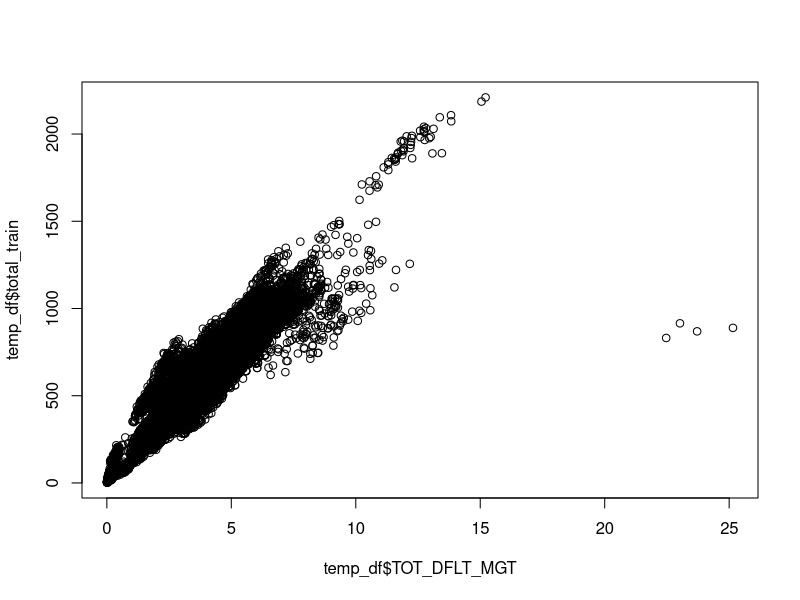
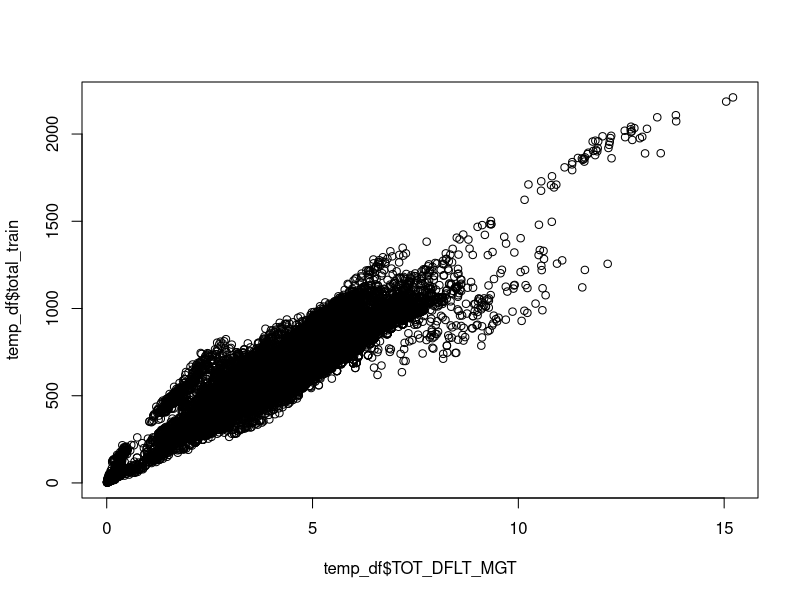
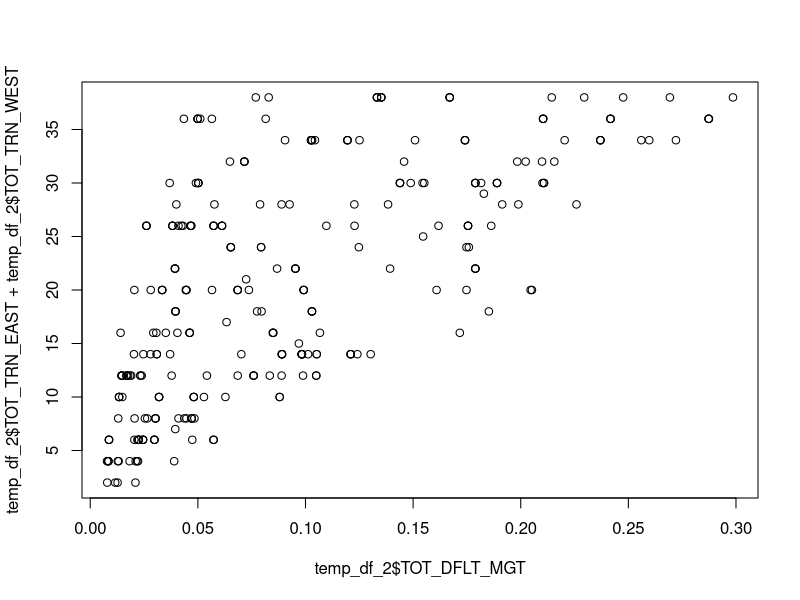
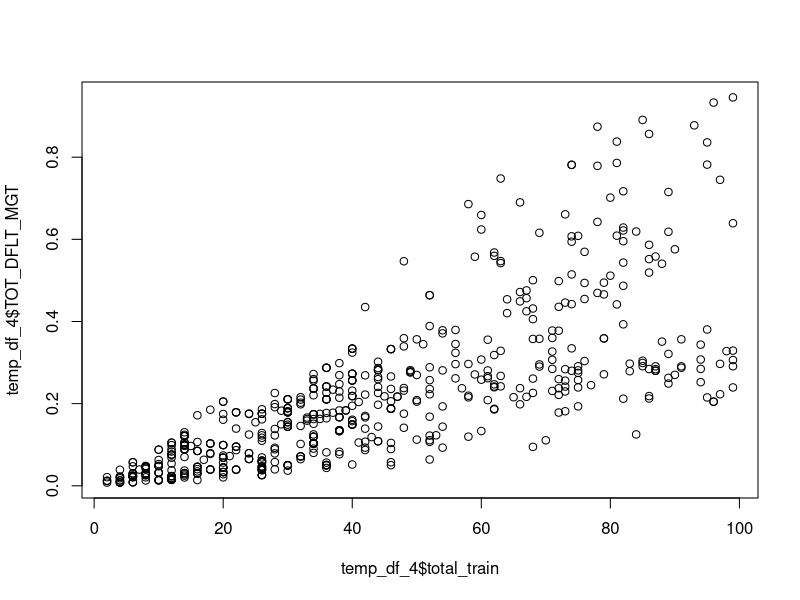
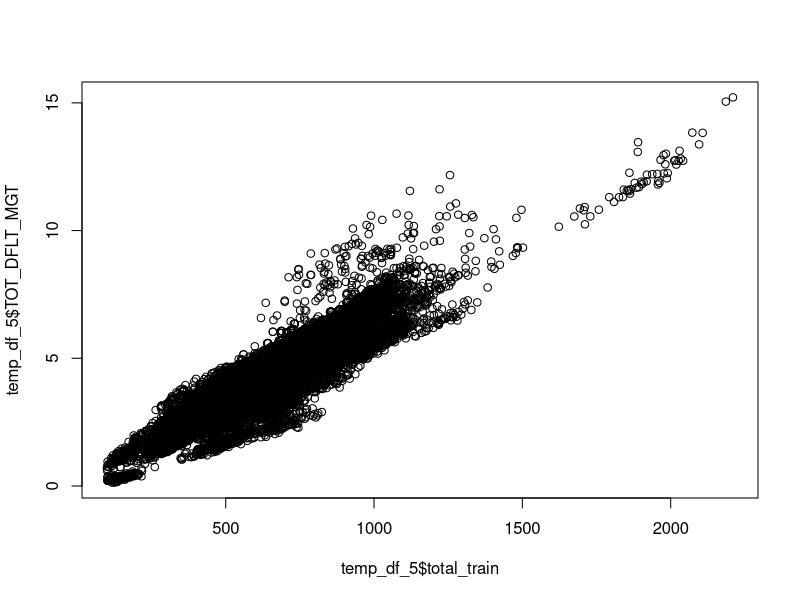

The R script that drew these images, in order: (Note: this script raises an error after producing the figures.)
training=read.csv('training.csv')
tonnage=read.csv('tonnage.csv')
inspect_data=read.csv('Inspection.csv')

#$$$$$$$$$$$$$$ first we will look at the tonnage data
summary(tonnage)
# Year as we can see that minimum year is 2007 and maximum is 2014 whoch is the case in the data also so looks good
# Month  As we can verify that there is no problem with the month data
# line segment number is also looking good as its minimum is 1 and max is 4 which we can verify from the data
# MILe_post_start_and_end also looks good and we can verify that min mile_post_start is less that min mile_post_end  and the same can be assured in the case of max also which should be the case
# TOT_CAR_EAST_&_TOT_CAR_WEST_&_TOT_TRN_EAST_&_TOT_TRN_WEST In these 4 columns we can observe that in all the columns the minimum is zero and also the 1st quartile is 0 which says that 
# atleast 25% data has zero entries and we can see that for TOT_DFLT_MGT we have minimum 0.000206 and 1st quartile as 3.720816 which shows us that there is something wrong with these columns
# so we would like to see those columns

temp_df=tonnage[,c(1,2,7:11)]
View(temp_df)
temp_df=temp_df[order(temp_df$YEAR,temp_df$MONTH),]
View(temp_df)
# here we can see that in year 2007 and 2008 all the data on TOT_CAR_EAST_&_TOT_CAR_WEST_&_TOT_TRN_EAST_&_TOT_TRN_WEST is zero i.e. there is no movement in this period but we can observe that we are given data on 
##TOT_DFLT_MGT for year 2007 and 2008 which clearly says that there weight had passed without passing any train which is not correct so we will treat these values as missing values
## we can also see that in year 2009 data on TOT_CAR_EAST_&_TOT_CAR_WEST is missing upto month of april so we will take these values as missing values. We will try to imput these values using some techniques.

# now we will collect those data ponit on which we have no zeros
temp_df=subset(temp_df,temp_df$TOT_CAR_EAST!=0 & temp_df$TOT_CAR_WEST!=0 & temp_df$TOT_TRN_EAST!=0 & temp_df$TOT_TRN_WEST!=0)
View(temp_df)
dim(temp_df) ## 25356  7 which shows that 25356 data points have all the values 
cor(temp_df[,3:7])
## here in the output we can see hogh correlation between TOT_CAR_EAST and TOT_CAR_WEST but we can see in the data that there are too much occurances where both TOT_CAR_EAST and TOT_CAR_WEST are simultaneously zeros
## So we can not use this as pediction criteria
## Again we can see that almost 0.5 correlation coefficient in TOT_DFLT_MGT with TOT_TRN_EAST and TOT_TRN_WEST which may be useful
### But I want to make sure that these all are linear relationship 
#### As a guess I want to see the correlation of TOT_TRN_EAST+TOT_TRN_WEST with TOT_DFLT_MGT
temp_df=data.frame(temp_df,total_train=temp_df$TOT_TRN_EAST+temp_df$TOT_TRN_WEST)
View(temp_df)
cor(temp_df$TOT_DFLT_MGT,temp_df$total_train)
# 0.9148062 which shows a high linear relationship in between TOT_DFLT_MGT and total_train so we can use this fact in our missing value imputation method
## so here we can decide that instead of using TOT_TRN_EAST,TOT_TRN_WEST,TOT_CAR_EAST and TOT_CAR_WEST as independent variables we will use only one variable
### total_train as it is not so bad as we have used the information on TOT_TRN_EAST and TOT_TRN_WEST and we know that TOT_TRN and TOT_CAR are dependent 
#### As the TOT_CAR is the number of waigens however TOT_TRN is the number of trains i.e. on TARIN contains too many cars
plot(temp_df$TOT_DFLT_MGT,temp_df$total_train)
## Here in the plot we can observe that there are some outlairs thay are 4 in count
### We awnt to remove them 
temp_df=subset(temp_df,temp_df$TOT_DFLT_MGT<20)
plot(temp_df$TOT_DFLT_MGT,temp_df$total_train) ## Yes outlairs removed Party.....Abhi to ...
# Now I would like to see that is there any values for which are total trains is low but tonnage is extremly high
temp_df_2=subset(temp_df,temp_df$TOT_TRN_EAST<20 & temp_df$TOT_TRN_WEST<20)
View(temp_df_2)
plot(temp_df_2$TOT_DFLT_MGT,temp_df_2$TOT_TRN_EAST+temp_df_2$TOT_TRN_WEST)
# in the plot we can see that there are no outlier
temp_df_1=subset(tonnage,tonnage$TOT_CAR_EAST==0| tonnage$TOT_CAR_WEST==0 | tonnage$TOT_TRN_EAST==0 | tonnage$TOT_TRN_WEST==0)
View(temp_df_1) ## 11462 entries have atleast one 0 in thier last five columns
## This temp_df_1 is complement of temp_df is we mix them then we will get the whole data
# so we have to predict the values of total train for given TOT_DFLT_MGT in temp_df_1
### So we will fit a linear regression model in by taking total train as depeandent variable and TOT_DFLT_MGT as indepandent variable 
fit=lm(temp_df$total_train~temp_df$TOT_DFLT_MGT)
summary(fit)
## In summary we can see that we are getting Adjusted R-squared as 0.8515 meaning that we are able to capture 85% of variation in the data
### In the summary we can see that intercept term is 96.722 meaning that our model will give atleast 96 total train even if we have no trains are moving
### Form here we got an inspiration that we can devide the whole data into two parts and after that use regression line
temp_df_4=subset(temp_df,temp_df$total_train<100)
View(temp_df_4)
plot(temp_df_4$total_train,temp_df_4$TOT_DFLT_MGT)
##in the plot we can observe that there is no linear trend for total_train <100 
##In the previous we were seeing the data collectively which was looking like a linear trend so we will not use this as a prediction rule 
### We are interested in behaviour for total_train>=100
temp_df_5=subset(temp_df,temp_df$total_train>=100)
View(temp_df_5)
plot(temp_df_5$total_train,temp_df_5$TOT_DFLT_MGT)
# we can see the linear pattern but which is not actually linear it collectively looks like linear
## SO here one question comes into our mind is this data is time series data so we want to check that aspect also
### I would like to see the behaviour of data at atleast 3-4 points
#### All these are done in the below section

#$$$$$$$$$$$$$$$$$$$$$$$$$$$$$$$$$$$$$
temp_df_1=subset(tonnage,tonnage$TOT_CAR_EAST==0| tonnage$TOT_CAR_WEST==0 | tonnage$TOT_TRN_EAST==0 | tonnage$TOT_TRN_WEST==0)
View(temp_df_1) ## 11462 entries have atleast one 0 in thier last five columns
temp_df_1=temp_df_1[order(temp_df_1$YEAR, temp_df_1$MONTH),]
View(temp_df_1) ## 11462 entries have atleast one 0 in thier last five columns
## In the data we can see that there is missing values at line segment 1 tarck 0 milepost start 61.344 and milepost end 72.788
### So we would like to gather information on line segment 1 tarck 0 milepost start 61.344 and milepost end 72.788
data_1_0_28.9_32.0=tonnage_line_track_mileStart_year_month[which(tonnage_line_track_mileStart_year_month$MILEPOST_START==28.9 & tonnage_line_track_mileStart_year_month$MILEPOST_END==32.0 & tonnage_line_track_mileStart_year_month$LINE_SEG_NBR==1 & tonnage_line_track_mileStart_year_month$TRACK_SDTK_NBR==0),]
#$$$$$$$$$$$$$$$$$$$$$$$$$$$$$$$$$$$$$$$

#$$$$$$$$$$$$$$$$$$$$$$$$$$$$$$$$$$$$$$$$$$$$$$$$$$$$$$$$$$$$$$$$$$$$$$$$$$$$$$$$$$$$$$$$$$$$$$$$$$$$$$$$$$$$$$$$$$$$$$$$$$$$$$$$$$$$$$$$$$$$$$$$$$$$$$$$$$$$$$$$$$$$$$$$$$$$$$$$$$$$$$$$$$$$$$$$$$$$$$$$$$$$$$
#@@@@@@@@@@@@@@@@@@@@@@@@@@@@@@@@@@@@@@@@@@@@@@@@@@@@@@@@@@@@@@@@@@@@@@@@@@@@@@@@@@@@@@@@@@@@@@@@@@@@@@@@@@@@@@@@@@@@@@@@@@@@@@@@@@@@@@@@@@@@@@@@@@@@@@@@@@@@@@@@@@@@@@@@@@@@@@@@@@@@@@@@@@@@@@@@@@@@@@@@@@@@@@
#@@@@@@@@@@@@@@@@@@@@@@@@@@@@@@@@@@@@@@@@@@@@@@@@@@@@@@@@@@@@@@@@@@@@@@@@@@@@@@@@@@@@@@@@@@@@@@@@@@@@@@@@@@@@@@@@@@@@@@@@@@@@@@@@@@@@@@@@@@@@@@@@@@@@@@@@@@@@@@@@@@@@@@@@@@@@@@@@@@@@@@@@@@@@@@@@@@@@@@@@@@@@@@
#$$$$$$$$$$$$$$$$$$$$$$$$$$$$$$$$$$$$$$$$$$$$$$$$$$$$$$$$$$$$$$$$$$$$$$$$$$$$$$$$$$$$$$$$$$$$$$$$$$$$$$$$$$$$$$$$$$$$$$$$$$$$$$$$$$$$$$$$$$$$$$$$$$$$$$$$$$$$$$$$$$$$$$$$$$$$$$$$$$$$$$$$$$$$$$$$$$$$$$$$$$$$$$
#$$$$$$$$$$$$$$$$$$$$$$$$$$$$$$$$$$$$$$$$$$$$$$$$$$$$$$$$$$$$$$$$$$$$$$$$$$$$$$$$$$$$$$$$$$$$$$$$$$$$$$$$$$$$$$$$$$$$$$$$$$$$$$$$$$$$$$$$$$$$$$$$$$$$$$$$$$$$$$$$$$$$$$$$$$$$$$$$$$$$$$$$$$$$$$$$$$$$$$$$$$$$$$
#@@@@@@@@@@@@@@@@@@@@@@@@@@@@@@@@@@@@@@@@@@@@@@@@@@@@@@@@@@@@@@@@@@@@@@@@@@@@@@@@@@@@@@@@@@@@@@@@@@@@@@@@@@@@@@@@@@@@@@@@@@@@@@@@@@@@@@@@@@@@@@@@@@@@@@@@@@@@@@@@@@@@@@@@@@@@@@@@@@@@@@@@@@@@@@@@@@@@@@@@@@@@@@
#@@@@@@@@@@@@@@@@@@@@@@@@@@@@@@@@@@@@@@@@@@@@@@@@@@@@@@@@@@@@@@@@@@@@@@@@@@@@@@@@@@@@@@@@@@@@@@@@@@@@@@@@@@@@@@@@@@@@@@@@@@@@@@@@@@@@@@@@@@@@@@@@@@@@@@@@@@@@@@@@@@@@@@@@@@@@@@@@@@@@@@@@@@@@@@@@@@@@@@@@@@@@@@
#$$$$$$$$$$$$$$$$$$$$$$$$$$$$$$$$$$$$$$$$$$$$$$$$$$$$$$$$$$$$$$$$$$$$$$$$$$$$$$$$$$$$$$$$$$$$$$$$$$$$$$$$$$$$$$$$$$$$$$$$$$$$$$$$$$$$$$$$$$$$$$$$$$$$$$$$$$$$$$$$$$$$$$$$$$$$$$$$$$$$$$$$$$$$$$$$$$$$$$$$$$$$$$



tonnage1=read.csv("tonnage.csv")
# to see a better look of data I sorted the data first by line segment no after that by track after that by mile post start
tonnage_line_track_mileStart=tonnage1[order(tonnage1$LINE_SEG_NBR,tonnage1$TRACK_SDTK_NBR,tonnage1$MILEPOST_START),]
View(tonnage_line_track_mileStart)
# here further I also want to sort the by year and then month also
tonnage_line_track_mileStart_year_month=tonnage1[order(tonnage1$LINE_SEG_NBR,tonnage1$TRACK_SDTK_NBR,tonnage1$MILEPOST_START,tonnage1$YEAR,tonnage1$MONTH),]
View(tonnage_line_track_mileStart_year_month) ##36818 ***
# There is some difference in mile post start at the 3rd place after decimal
# So I rounded off the milepost start upto 1 decimal place
tonnage_line_track_mileStart_year_month$MILEPOST_START=round(tonnage_line_track_mileStart_year_month$MILEPOST_START, digits = 1)
tonnage_line_track_mileStart_year_month$MILEPOST_END=round(tonnage_line_track_mileStart_year_month$MILEPOST_END, digits = 1)
View(tonnage_line_track_mileStart_year_month)
tonnage_line_track_mileStart_year_month=tonnage_line_track_mileStart_year_month[order(tonnage_line_track_mileStart_year_month$LINE_SEG_NBR,tonnage_line_track_mileStart_year_month$TRACK_SDTK_NBR,tonnage_line_track_mileStart_year_month$MILEPOST_START,tonnage_line_track_mileStart_year_month$YEAR,tonnage_line_track_mileStart_year_month$MONTH),]
# I want to remove the data from year 2007 and 2008
tonnage_line_track_mileStart_year_month=subset(tonnage_line_track_mileStart_year_month,tonnage_line_track_mileStart_year_month$YEAR!=2007 & tonnage_line_track_mileStart_year_month$YEAR!=2008)
# As here we have made an assumption that no of cars east can't be less than no of trains east and same for west
# So now I will find the Row no of those rows in which above condition is being satisfied
dim(tonnage_line_track_mileStart_year_month)  # 27303  11 as I have removed the data for year 2007 and 2008
# Below is the vector having row no of those rows which have train east greater than cars east
d2=which(tonnage_line_track_mileStart_year_month$TOT_CAR_EAST<tonnage_line_track_mileStart_year_month$TOT_TRN_EAST & tonnage_line_track_mileStart_year_month$TOT_CAR_EAST!=0)
length(d2) ## 71 rows are satisfying the above condition
# Below is the vector having row no of those rows which have train west greater than cars west
d3=which(tonnage_line_track_mileStart_year_month$TOT_CAR_WEST<tonnage_line_track_mileStart_year_month$TOT_TRN_WEST & tonnage_line_track_mileStart_year_month$TOT_CAR_WEST!=0)
length(d3)  ## 2054 rows are satisfying the above condition
# Now I make those entries equal to 0 who are satisfying the above condition
# we will do the above for no of trains east and west only not for cars 
tonnage_line_track_mileStart_year_month$TOT_TRN_EAST[d2]=NA
head(tonnage_line_track_mileStart_year_month[d2,],10)
tonnage_line_track_mileStart_year_month$TOT_TRN_WEST[d3]=NA
head(tonnage_line_track_mileStart_year_month[d3,],10)
## Now if there is any 0 in trains east and trains west then I will make them as NA
d4=which(tonnage_line_track_mileStart_year_month$TOT_TRN_EAST==0) # row no of those rows in which total train east is zero
length(d4) ## 172
d5=which(tonnage_line_track_mileStart_year_month$TOT_TRN_WEST==0)
length(d5) ## 180
# Making them NA
tonnage_line_track_mileStart_year_month$TOT_TRN_EAST[d4]=NA
tonnage_line_track_mileStart_year_month$TOT_TRN_WEST[d5]=NA
# Now we will do Train eaat and trains west total
total_trains_east_west=tonnage_line_track_mileStart_year_month$TOT_TRN_EAST+tonnage_line_track_mileStart_year_month$TOT_TRN_WEST
sum(is.na(total_trains_east_west))  # 2376 missing values
2376/27303=0.0870234 # Shows that there are about 9% data is missing
# now we will store the rows in which we have total trains east and west is NA
d6=which(is.na(total_trains_east_west))
length(d6) ## 2376 missing values
# Now we will add the column total tarins east west in the data frame tonnage_line_...month
tonnage_line_track_mileStart_year_month=data.frame(tonnage_line_track_mileStart_year_month,total_trains_east_west)


# Now we will find the record on that position at which we have missing values
tonnage_line_track_mileStart_year_month[d6[1],] ## can see that there is missing value at starting MilePost= 28.9
# collecting record on that position
data_1_0_28.9_32.0=tonnage_line_track_mileStart_year_month[which(tonnage_line_track_mileStart_year_month$MILEPOST_START==28.9 & tonnage_line_track_mileStart_year_month$MILEPOST_END==32.0 & tonnage_line_track_mileStart_year_month$LINE_SEG_NBR==1 & tonnage_line_track_mileStart_year_month$TRACK_SDTK_NBR==0),]
data_1_0_28.9_32.0
# making the total_trains_east_west as a time series data
ts_1_0_28.9_32.0=ts(data_1_0_28.9_32.0$total_trains_east_west,frequency = 12,start = c(2009))
ts_1_0_28.9_32.0
# Now we will plot this time series data
plot.ts(ts_1_0_28.9_32.0)
# now we will predict the values of NA's using na.spline()
ts_1_0_28.9_32.0_pred=ts(ceiling(na.spline(ts_1_0_28.9_32.0)),frequency = 12,start=c(2009))
ts_1_0_28.9_32.0_pred
# hEre we can see that we are getting predicted values as 3 which looks like reasonable as it is giving small values as well

# Now we will do the same process for the missing value at the other position
tonnage_line_track_mileStart_year_month[d6[2],] ## can see that there is missing value at starting MilePost= 28.9
data_1_0_32_40.7=tonnage_line_track_mileStart_year_month[which(tonnage_line_track_mileStart_year_month$MILEPOST_START==32 & tonnage_line_track_mileStart_year_month$MILEPOST_END==40.7 & tonnage_line_track_mileStart_year_month$LINE_SEG_NBR==1 & tonnage_line_track_mileStart_year_month$TRACK_SDTK_NBR==0),]
data_1_0_32_40.7
ts_1_0_32_40.7=ts(data_1_0_32_40.7$total_trains_east_west,frequency = 12,start = c(2009))
ts_1_0_32_40.7
plot.ts(ts_1_0_32_40.7)
na.spline(ts_1_0_32_40.7)
ts_1_0_32_40.7_pred=ts(ceiling(na.spline(ts_1_0_32_40.7)),frequency = 12,start = 2009)
ts_1_0_32_40.7_pred
plot.ts(ts_1_0_32_40.7_pred)
## As here we can see that we are getting exceptionally hogh value at 2009 JAn as it is greater than the maximum of the series
### But other values are looking good so we will use this method in predicting missing values.
## So we have to take care of these situation in making the code 
## These high values will obviously come as here we are extraploating the values and one more reason is that as we are using na.spline 
## This function makes a cubic curve taking 4 avalable values and after that using this curve predict the missing values
## So taking all these care we have made a function which will take care of all these problems


## I have made a function which will take a data frame as its argument and returns a dataframe which have interpolated values of total trains
## As In this we have taken care of all the things but we will have to do manually at some positions as if only 1 yr data is available then this will put all the nas= mean of the data of that year 
## Which is not correct as we cant interpolate 4/5 year data based on one year data and taking its mean only so we will manually make them as NA and may use regression Analysis to find out these NAs
## As We have so many spots where we have all the data missing and these were creating problem in running our function na.spline so we have removed those position so that our function can run without any error
### Actually these are problem of data we can verify them as obsering them
tonnage_line_track_mileStart_year_month=tonnage_line_track_mileStart_year_month[-which(tonnage_line_track_mileStart_year_month$MILEPOST_START==86.1 & tonnage_line_track_mileStart_year_month$LINE_SEG_NBR==2 & tonnage_line_track_mileStart_year_month$TRACK_SDTK_NBR==1),]
dim(tonnage_line_track_mileStart_year_month)##27300 12
tonnage_line_track_mileStart_year_month=tonnage_line_track_mileStart_year_month[-which(tonnage_line_track_mileStart_year_month$MILEPOST_START==26.2 & tonnage_line_track_mileStart_year_month$LINE_SEG_NBR==2 & tonnage_line_track_mileStart_year_month$TRACK_SDTK_NBR==2),]
tonnage_line_track_mileStart_year_month=tonnage_line_track_mileStart_year_month[-which(tonnage_line_track_mileStart_year_month$MILEPOST_START==83.1 & tonnage_line_track_mileStart_year_month$LINE_SEG_NBR==2 & tonnage_line_track_mileStart_year_month$TRACK_SDTK_NBR==2),]
tonnage_line_track_mileStart_year_month=tonnage_line_track_mileStart_year_month[-which(tonnage_line_track_mileStart_year_month$MILEPOST_START==86.1 & tonnage_line_track_mileStart_year_month$LINE_SEG_NBR==2 & tonnage_line_track_mileStart_year_month$TRACK_SDTK_NBR==2),]
tonnage_line_track_mileStart_year_month=tonnage_line_track_mileStart_year_month[-which(tonnage_line_track_mileStart_year_month$MILEPOST_START==86.5 & tonnage_line_track_mileStart_year_month$LINE_SEG_NBR==2 & tonnage_line_track_mileStart_year_month$TRACK_SDTK_NBR==2),]
dim(tonnage_line_track_mileStart_year_month) ## 27290  12

total_train_pred=function(x){
  d6=c()
  Row_names=list()
  result=list()
  maxmin=list()
  data1=data.frame()
  d6=which(is.na(tonnage_line_track_mileStart_year_month$total_trains_east_west))
  i=1
  library(zoo)
  a=tonnage_line_track_mileStart_year_month[d6,]
  m=900 # any no which is greater than 600
  while(i<(length(d6)+1)){
    if(m!=a[i,5]){ ## to remove those lines which have same milepost as one milepost should be investigated only once . To handle this prob I have used the first argument 
      d7=c()
      ts1=c()
      ts1_pred=c()
      name=c()
      rown=c()
      mxmn=c()
      mx=0
      mn=0
      mxm=c()
      data1=x[which(x$MILEPOST_START==a[i,5] & x$MILEPOST_END==a[i,6]& x$LINE_SEG_NBR==a[i,3] & x$TRACK_SDTK_NBR==a[i,4]),]
      d7=which(x$MILEPOST_START==a[i,5] & x$MILEPOST_END==a[i,6]& x$LINE_SEG_NBR==a[i,3] & x$TRACK_SDTK_NBR==a[i,4])
      if(nrow(data1)<50){
        data1=x[which(x$MILEPOST_START==a[i,5] & x$LINE_SEG_NBR==a[i,3] & x$TRACK_SDTK_NBR==a[i,4]),]
        d7=which(x$MILEPOST_START==a[i,5] & x$LINE_SEG_NBR==a[i,3] & x$TRACK_SDTK_NBR==a[i,4])
      }
      if(nrow(data1)<50){
        data1=x[which(x$MILEPOST_END==a[i,6]& x$LINE_SEG_NBR==a[i,3] & x$TRACK_SDTK_NBR==a[i,4]),]
        d7=which(x$MILEPOST_END==a[i,6]& x$LINE_SEG_NBR==a[i,3] & x$TRACK_SDTK_NBR==a[i,4])
      }
      if(nrow(data1)<50){
        data1=x[which(x$MILEPOST_START==a[i,5] & x$MILEPOST_END==a[i,6]& x$LINE_SEG_NBR==a[i,3] & x$TRACK_SDTK_NBR==a[i,4]),]
        d7=which(x$MILEPOST_START==a[i,5] & x$MILEPOST_END==a[i,6]& x$LINE_SEG_NBR==a[i,3] & x$TRACK_SDTK_NBR==a[i,4])
      }
      ts1=ts(data1$total_trains_east_west,frequency = 12,start = c(2009))
      
      #plot.ts(ts1,main=paste("line segment",a[i,3],"track seg",a[i,4],"milepost start",a[i,5]))
      ts1_pred=ceiling(na.spline(ts1))
      cat('\n',"line segment",a[i,3],"track seg",a[i,4],"milepost start",a[i,5],'\n')
      print(ts1)
      print(ts(ts1_pred,frequency = 12,start=2009))
      mx=max(data1$total_trains_east_west,na.rm = T)
      mn=min(data1$total_trains_east_west,na.rm = T)
      mxm=c(mx,mn)
      m=a[i,5]
      name <- paste0('pred_',a[i,3],'_',a[i,4],'_',a[i,5])
      rown<- paste0('rown_',a[i,3],'_',a[i,4],'_',a[i,5])
      mxmn<- paste0('maxmi_',a[i,3],'_',a[i,4],'_',a[i,5])
      i=i+1
      result[[name]]=ts1_pred
      Row_names[[rown]]=d7
      maxmin[[mxmn]]=mxm
    }
    else{
      i=i+1
    }
  }
  for(i in 1:length(result)){
    m6=c()
    m6=which(result[[i]]<maxmin[[i]][2] | result[[i]]>maxmin[[i]][1])
    if(length(m6!=0)){
      result[[i]][m6]=NA
    }
  }
  for(i in 1:length(result)){
    m2=c()
    m3=c()
    m2=which(result[[i]]<0)
    if(length(m2!=0)){
      result[[i]][m2]=NA
    }
    m3=which(is.na(result[[i]]))
    if(length(m3)!=0){
      result[[i]][m3]=round(mean(result[[i]],na.rm=T),digits = 0)
    }
  }
  for(i in 1:length(Row_names)){
    d8=c()
    d8=Row_names[[i]]
    x$total_trains_east_west[d8]=result[[i]]
  }
  return(x)
} # This is the code for finding out missing values using spline function in time series 
tonnage_line_track_mileStart_year_month_Ttrains_pred=total_train_pred(tonnage_line_track_mileStart_year_month)
sum(is.na(tonnage_line_track_mileStart_year_month_Ttrains_pred$total_trains_east_west)) # 0 which shows that there is no NAs in this data set's total train variable
# Now we will put NA's which have only 2 or 3 or 1 years entries are there  manually 
total_train_pred=function(x){
  d6=c()
  Row_names=list()
  result=list()
  maxmin=list()
  data1=data.frame()
  d6=which(is.na(tonnage_line_track_mileStart_year_month$total_trains_east_west))
  i=1
  library(zoo)
  a=tonnage_line_track_mileStart_year_month[d6,]
  m=900 # any no which is greater than 600
  while(i<(length(d6)+1)){
    if(m!=a[i,5]& a[i,3]==1 & a[i,4]==0){ ## to remove those lines which have same milepost as one milepost should be investigated only once . To handle this prob I have used the first argument 
      d7=c()
      ts1=c()
      ts1_pred=c()
      name=c()
      rown=c()
      mxmn=c()
      mx=0
      mn=0
      mxm=c()
      data1=x[which(x$MILEPOST_START==a[i,5] & x$MILEPOST_END==a[i,6]& x$LINE_SEG_NBR==a[i,3] & x$TRACK_SDTK_NBR==a[i,4]),]
      d7=which(x$MILEPOST_START==a[i,5] & x$MILEPOST_END==a[i,6]& x$LINE_SEG_NBR==a[i,3] & x$TRACK_SDTK_NBR==a[i,4])
      if(nrow(data1)<50){
        data1=x[which(x$MILEPOST_START==a[i,5] & x$LINE_SEG_NBR==a[i,3] & x$TRACK_SDTK_NBR==a[i,4]),]
        d7=which(x$MILEPOST_START==a[i,5] & x$LINE_SEG_NBR==a[i,3] & x$TRACK_SDTK_NBR==a[i,4])
      }
      if(nrow(data1)<50){
        data1=x[which(x$MILEPOST_END==a[i,6]& x$LINE_SEG_NBR==a[i,3] & x$TRACK_SDTK_NBR==a[i,4]),]
        d7=which(x$MILEPOST_END==a[i,6]& x$LINE_SEG_NBR==a[i,3] & x$TRACK_SDTK_NBR==a[i,4])
      }
      if(nrow(data1)<50){
        data1=x[which(x$MILEPOST_START==a[i,5] & x$MILEPOST_END==a[i,6]& x$LINE_SEG_NBR==a[i,3] & x$TRACK_SDTK_NBR==a[i,4]),]
        d7=which(x$MILEPOST_START==a[i,5] & x$MILEPOST_END==a[i,6]& x$LINE_SEG_NBR==a[i,3] & x$TRACK_SDTK_NBR==a[i,4])
      }
      ts1=ts(data1$total_trains_east_west,frequency = 12,start = c(2009))
      
      #plot.ts(ts1,main=paste("line segment",a[i,3],"track seg",a[i,4],"milepost start",a[i,5]))
      ts1_pred=ceiling(na.spline(ts1))
      cat('\n',"line segment",a[i,3],"track seg",a[i,4],"milepost start",a[i,5],'\n')
      print(ts1)
      print(ts(ts1_pred,frequency = 12,start=2009))
      mx=max(data1$total_trains_east_west,na.rm = T)
      mn=min(data1$total_trains_east_west,na.rm = T)
      mxm=c(mx,mn)
      m=a[i,5]
      name <- paste0('pred_',a[i,3],'_',a[i,4],'_',a[i,5])
      rown<- paste0('rown_',a[i,3],'_',a[i,4],'_',a[i,5])
      mxmn<- paste0('maxmi_',a[i,3],'_',a[i,4],'_',a[i,5])
      i=i+1
      result[[name]]=ts1_pred
      Row_names[[rown]]=d7
      maxmin[[mxmn]]=mxm
    }
    else{
      i=i+1
    }
  }
  for(i in 1:length(result)){
    m6=c()
    m6=which(result[[i]]<maxmin[[i]][2] | result[[i]]>maxmin[[i]][1])
    if(length(m6!=0)){
      result[[i]][m6]=NA
    }
  }
  for(i in 1:length(result)){
    m2=c()
    m3=c()
    m2=which(result[[i]]<0)
    if(length(m2!=0)){
      result[[i]][m2]=NA
    }
    m3=which(is.na(result[[i]]))
    if(length(m3)!=0){
      result[[i]][m3]=round(mean(result[[i]],na.rm=T),digits = 0)
    }
  }
  for(i in 1:length(Row_names)){
    d8=c()
    d8=Row_names[[i]]
    x$total_trains_east_west[d8]=result[[i]]
  }
  #return(x)
} # this is the same code as the above code but will run only for line seg 1 and tracl seg 0 and will return nothing
total_train_pred(tonnage_line_track_mileStart_year_month) # printed all the instances where there were NAs and we can see that there is no any data where we have only 2 or 3 or 1 year data sso we have nothing to do
# Now we will run the same code for line seg 2 and trck seg 0
total_train_pred=function(x){
  d6=c()
  Row_names=list()
  result=list()
  maxmin=list()
  data1=data.frame()
  d6=which(is.na(tonnage_line_track_mileStart_year_month$total_trains_east_west))
  i=1
  library(zoo)
  a=tonnage_line_track_mileStart_year_month[d6,]
  m=900 # any no which is greater than 600
  while(i<(length(d6)+1)){
    if(m!=a[i,5]& a[i,3]==2 & a[i,4]==0){ ## to remove those lines which have same milepost as one milepost should be investigated only once . To handle this prob I have used the first argument 
      d7=c()
      ts1=c()
      ts1_pred=c()
      name=c()
      rown=c()
      mxmn=c()
      mx=0
      mn=0
      mxm=c()
      data1=x[which(x$MILEPOST_START==a[i,5] & x$MILEPOST_END==a[i,6]& x$LINE_SEG_NBR==a[i,3] & x$TRACK_SDTK_NBR==a[i,4]),]
      d7=which(x$MILEPOST_START==a[i,5] & x$MILEPOST_END==a[i,6]& x$LINE_SEG_NBR==a[i,3] & x$TRACK_SDTK_NBR==a[i,4])
      if(nrow(data1)<50){
        data1=x[which(x$MILEPOST_START==a[i,5] & x$LINE_SEG_NBR==a[i,3] & x$TRACK_SDTK_NBR==a[i,4]),]
        d7=which(x$MILEPOST_START==a[i,5] & x$LINE_SEG_NBR==a[i,3] & x$TRACK_SDTK_NBR==a[i,4])
      }
      if(nrow(data1)<50){
        data1=x[which(x$MILEPOST_END==a[i,6]& x$LINE_SEG_NBR==a[i,3] & x$TRACK_SDTK_NBR==a[i,4]),]
        d7=which(x$MILEPOST_END==a[i,6]& x$LINE_SEG_NBR==a[i,3] & x$TRACK_SDTK_NBR==a[i,4])
      }
      if(nrow(data1)<50){
        data1=x[which(x$MILEPOST_START==a[i,5] & x$MILEPOST_END==a[i,6]& x$LINE_SEG_NBR==a[i,3] & x$TRACK_SDTK_NBR==a[i,4]),]
        d7=which(x$MILEPOST_START==a[i,5] & x$MILEPOST_END==a[i,6]& x$LINE_SEG_NBR==a[i,3] & x$TRACK_SDTK_NBR==a[i,4])
      }
      ts1=ts(data1$total_trains_east_west,frequency = 12,start = c(2009))
      ts1_pred=ceiling(na.spline(ts1))
      cat('\n',"line segment",a[i,3],"track seg",a[i,4],"milepost start",a[i,5],'\n')
      print(ts1)
      print(ts(ts1_pred,frequency = 12,start=2009))
      mx=max(data1$total_trains_east_west,na.rm = T)
      mn=min(data1$total_trains_east_west,na.rm = T)
      mxm=c(mx,mn)
      m=a[i,5]
      name <- paste0('pred_',a[i,3],'_',a[i,4],'_',a[i,5])
      rown<- paste0('rown_',a[i,3],'_',a[i,4],'_',a[i,5])
      mxmn<- paste0('maxmi_',a[i,3],'_',a[i,4],'_',a[i,5])
      i=i+1
      result[[name]]=ts1_pred
      Row_names[[rown]]=d7
      maxmin[[mxmn]]=mxm
    }
    else{
      i=i+1
    }
  }
  for(i in 1:length(result)){
    m6=c()
    m6=which(result[[i]]<maxmin[[i]][2] | result[[i]]>maxmin[[i]][1])
    if(length(m6!=0)){
      result[[i]][m6]=NA
    }
  }
  for(i in 1:length(result)){
    m2=c()
    m3=c()
    m2=which(result[[i]]<0)
    if(length(m2!=0)){
      result[[i]][m2]=NA
    }
    m3=which(is.na(result[[i]]))
    if(length(m3)!=0){
      result[[i]][m3]=round(mean(result[[i]],na.rm=T),digits = 0)
    }
  }
  for(i in 1:length(Row_names)){
    d8=c()
    d8=Row_names[[i]]
    x$total_trains_east_west[d8]=result[[i]]
  }
  #return(x)
}
total_train_pred(tonnage_line_track_mileStart_year_month) ## Shows that there is some problem at milepost start =24.5
# we have calculated the value of Nas manually as follows
data_for_24.5_30.0=subset(tonnage_line_track_mileStart_year_month,tonnage_line_track_mileStart_year_month$LINE_SEG_NBR==2 & tonnage_line_track_mileStart_year_month$TRACK_SDTK_NBR==0 & tonnage_line_track_mileStart_year_month$MILEPOST_START==24.5 | tonnage_line_track_mileStart_year_month$MILEPOST_START==29.7)
rows_no=c()
rows_no=which(tonnage_line_track_mileStart_year_month$LINE_SEG_NBR==2 & tonnage_line_track_mileStart_year_month$TRACK_SDTK_NBR==0 & tonnage_line_track_mileStart_year_month$MILEPOST_START==24.5 | tonnage_line_track_mileStart_year_month$MILEPOST_START==29.7)
data_for_24.5_30.0
rows_no=rows_no[order(data_for_24.5_30.0$YEAR,data_for_24.5_30.0$MONTH)] # We have to do this as we have chaged the order of the data in above line so accordingly we have to change the data also for rows_no
data_for_24.5_30.0=data_for_24.5_30.0[order(data_for_24.5_30.0$YEAR,data_for_24.5_30.0$MONTH),]
data_for_24.5_30.0
ts_2_0_24.5_30.0=data_for_24.5_30.0$total_trains_east_west
ts_2_0_24.5_30.0
ts_2_0_24.5_30.0=ts(ts_2_0_24.5_30.0,frequency = 12,start = 2009)
plot.ts(ts_2_0_24.5_30.0)
ts_2_0_24.5_30.0_pred=ceiling(na.spline(ts_2_0_24.5_30.0))
ts_2_0_24.5_30.0_pred # Is giving the negative value at the last position so we will make it NA and substitute by the mean of all the data in that position
m2=c()
m2=which(ts_2_0_24.5_30.0_pred<0)
if(length(m2!=0)){
  ts_2_0_24.5_30.0_pred[m2]=NA
}
m3=c()
m3=which(is.na(ts_2_0_24.5_30.0_pred))
if(length(m3)!=0){
  ts_2_0_24.5_30.0_pred[m3]=round(mean(ts_2_0_24.5_30.0_pred,na.rm=T),digits = 0)
}
ts_2_0_24.5_30.0_pred # giving a good value 877 
# Now we will put these values in the dataframe tonnage......pred
tonnage_line_track_mileStart_year_month_Ttrains_pred[rows_no,12]=ts_2_0_24.5_30.0_pred   ## Now It is ok What We had wanted has done
total_train_pred(tonnage_line_track_mileStart_year_month) ## Shows that there is some problem at milepost start =67.5 but by interpolation its loooks good so we are not doing anything wwith that

# We will check for line seg 3 and track 1 as there is no missing value in line 3 and track 0
total_train_pred=function(x){
  d6=c()
  Row_names=list()
  result=list()
  maxmin=list()
  data1=data.frame()
  d6=which(is.na(tonnage_line_track_mileStart_year_month$total_trains_east_west))
  i=1
  library(zoo)
  a=tonnage_line_track_mileStart_year_month[d6,]
  m=900 # any no which is greater than 600
  while(i<(length(d6)+1)){
    if(m!=a[i,5]& a[i,3]==3 & a[i,4]==1){ ## to remove those lines which have same milepost as one milepost should be investigated only once . To handle this prob I have used the first argument 
      d7=c()
      ts1=c()
      ts1_pred=c()
      name=c()
      rown=c()
      mxmn=c()
      mx=0
      mn=0
      mxm=c()
      data1=x[which(x$MILEPOST_START==a[i,5] & x$MILEPOST_END==a[i,6]& x$LINE_SEG_NBR==a[i,3] & x$TRACK_SDTK_NBR==a[i,4]),]
      d7=which(x$MILEPOST_START==a[i,5] & x$MILEPOST_END==a[i,6]& x$LINE_SEG_NBR==a[i,3] & x$TRACK_SDTK_NBR==a[i,4])
      if(nrow(data1)<50){
        data1=x[which(x$MILEPOST_START==a[i,5] & x$LINE_SEG_NBR==a[i,3] & x$TRACK_SDTK_NBR==a[i,4]),]
        d7=which(x$MILEPOST_START==a[i,5] & x$LINE_SEG_NBR==a[i,3] & x$TRACK_SDTK_NBR==a[i,4])
      }
      if(nrow(data1)<50){
        data1=x[which(x$MILEPOST_END==a[i,6]& x$LINE_SEG_NBR==a[i,3] & x$TRACK_SDTK_NBR==a[i,4]),]
        d7=which(x$MILEPOST_END==a[i,6]& x$LINE_SEG_NBR==a[i,3] & x$TRACK_SDTK_NBR==a[i,4])
      }
      if(nrow(data1)<50){
        data1=x[which(x$MILEPOST_START==a[i,5] & x$MILEPOST_END==a[i,6]& x$LINE_SEG_NBR==a[i,3] & x$TRACK_SDTK_NBR==a[i,4]),]
        d7=which(x$MILEPOST_START==a[i,5] & x$MILEPOST_END==a[i,6]& x$LINE_SEG_NBR==a[i,3] & x$TRACK_SDTK_NBR==a[i,4])
      }
      ts1=ts(data1$total_trains_east_west,frequency = 12,start = c(2009))
      ts1_pred=ceiling(na.spline(ts1))
      cat('\n',"line segment",a[i,3],"track seg",a[i,4],"milepost start",a[i,5],'\n')
      print(ts1)
      print(ts(ts1_pred,frequency = 12,start=2009))
      mx=max(data1$total_trains_east_west,na.rm = T)
      mn=min(data1$total_trains_east_west,na.rm = T)
      mxm=c(mx,mn)
      m=a[i,5]
      name <- paste0('pred_',a[i,3],'_',a[i,4],'_',a[i,5])
      rown<- paste0('rown_',a[i,3],'_',a[i,4],'_',a[i,5])
      mxmn<- paste0('maxmi_',a[i,3],'_',a[i,4],'_',a[i,5])
      i=i+1
      result[[name]]=ts1_pred
      Row_names[[rown]]=d7
      maxmin[[mxmn]]=mxm
    }
    else{
      i=i+1
    }
  }
  for(i in 1:length(result)){
    m6=c()
    m6=which(result[[i]]<maxmin[[i]][2] | result[[i]]>maxmin[[i]][1])
    if(length(m6!=0)){
      result[[i]][m6]=NA
    }
  }
  for(i in 1:length(result)){
    m2=c()
    m3=c()
    m2=which(result[[i]]<0)
    if(length(m2!=0)){
      result[[i]][m2]=NA
    }
    m3=which(is.na(result[[i]]))
    if(length(m3)!=0){
      result[[i]][m3]=round(mean(result[[i]],na.rm=T),digits = 0)
    }
  }
  for(i in 1:length(Row_names)){
    d8=c()
    d8=Row_names[[i]]
    x$total_trains_east_west[d8]=result[[i]]
  }
  #return(x)
}
total_train_pred(tonnage_line_track_mileStart_year_month) ## Shows that there is some problem at milepost start =37.1 
#Here we had observed that at some position interpolation is not so good as I had substituted the mean. Now I'll again make them NA
## These are the rows 9368:9381 so we will make these NAs
tonnage_line_track_mileStart_year_month_Ttrains_pred[9368:9381,12]=NA
## At 9581 there is a absurd value So we will make it NA
tonnage_line_track_mileStart_year_month_Ttrains_pred[9581,12]=NA
## At 9719 there is a absurd value So we will make it NA
tonnage_line_track_mileStart_year_month_Ttrains_pred[9719,12]=NA
## At 9788 there is a absurd value So we will make it NA
tonnage_line_track_mileStart_year_month_Ttrains_pred[9788,12]=NA
## At 9927 and +1 there is a absurd value So we will make it NA
tonnage_line_track_mileStart_year_month_Ttrains_pred[9927:9928,12]=NA
## At 9995 there is a absurd value So we will make it NA
tonnage_line_track_mileStart_year_month_Ttrains_pred[9995,12]=NA
## At 10133 there is a absurd value So we will make it NA
tonnage_line_track_mileStart_year_month_Ttrains_pred[10133,12]=NA
## At 10198:10200 there is a absurd value So we will make it NA
tonnage_line_track_mileStart_year_month_Ttrains_pred[10198:10200,12]=NA
## At 10202 there is a absurd value So we will make it NA
tonnage_line_track_mileStart_year_month_Ttrains_pred[10202,12]=NA
## At 10477 +1 there is a absurd value So we will make it NA
tonnage_line_track_mileStart_year_month_Ttrains_pred[10477:10478,12]=NA
## At 10546 there is a absurd value So we will make it NA
tonnage_line_track_mileStart_year_month_Ttrains_pred[10546,12]=NA
## At 10786 +2 there is a absurd value So we will make it NA
tonnage_line_track_mileStart_year_month_Ttrains_pred[10786:10788,12]=NA
## At 10822 there is a absurd value So we will make it NA
tonnage_line_track_mileStart_year_month_Ttrains_pred[10822,12]=NA
## At 10961 there is a absurd value So we will make it NA
tonnage_line_track_mileStart_year_month_Ttrains_pred[10961,12]=NA
## At 11030 there is a absurd value So we will make it NA
tonnage_line_track_mileStart_year_month_Ttrains_pred[11030,12]=NA
## At 11407 there is a absurd value So we will make it NA
tonnage_line_track_mileStart_year_month_Ttrains_pred[11407,12]=NA
## At 11476 there is a absurd value So we will make it NA
tonnage_line_track_mileStart_year_month_Ttrains_pred[11476,12]=NA
## At 11683 there is a absurd value So we will make it NA
tonnage_line_track_mileStart_year_month_Ttrains_pred[11683,12]=NA
## At 11821 there is a absurd value So we will make it NA
tonnage_line_track_mileStart_year_month_Ttrains_pred[11821,12]=NA
tonnage_line_track_mileStart_year_month_Ttrains_pred[11959,12]=NA
tonnage_line_track_mileStart_year_month_Ttrains_pred[12028,12]=NA
tonnage_line_track_mileStart_year_month_Ttrains_pred[12097,12]=NA
# Now all the entries in Line segment 3 and track seg 1 looking good
#Another method to above manual assignment is assign NA to all the elements from year 2014 and month 2 and which are interpolated by the formula i.e. they were missing values
# We will check for line seg 3 and track 2
total_train_pred=function(x){
  d6=c()
  Row_names=list()
  result=list()
  maxmin=list()
  data1=data.frame()
  d6=which(is.na(tonnage_line_track_mileStart_year_month$total_trains_east_west))
  i=1
  library(zoo)
  a=tonnage_line_track_mileStart_year_month[d6,]
  m=900 # any no which is greater than 600
  while(i<(length(d6)+1)){
    if(m!=a[i,5]& a[i,3]==3 & a[i,4]==2){ ## to remove those lines which have same milepost as one milepost should be investigated only once . To handle this prob I have used the first argument 
      d7=c()
      ts1=c()
      ts1_pred=c()
      name=c()
      rown=c()
      mxmn=c()
      mx=0
      mn=0
      mxm=c()
      data1=x[which(x$MILEPOST_START==a[i,5] & x$MILEPOST_END==a[i,6]& x$LINE_SEG_NBR==a[i,3] & x$TRACK_SDTK_NBR==a[i,4]),]
      d7=which(x$MILEPOST_START==a[i,5] & x$MILEPOST_END==a[i,6]& x$LINE_SEG_NBR==a[i,3] & x$TRACK_SDTK_NBR==a[i,4])
      if(nrow(data1)<50){
        data1=x[which(x$MILEPOST_START==a[i,5] & x$LINE_SEG_NBR==a[i,3] & x$TRACK_SDTK_NBR==a[i,4]),]
        d7=which(x$MILEPOST_START==a[i,5] & x$LINE_SEG_NBR==a[i,3] & x$TRACK_SDTK_NBR==a[i,4])
      }
      if(nrow(data1)<50){
        data1=x[which(x$MILEPOST_END==a[i,6]& x$LINE_SEG_NBR==a[i,3] & x$TRACK_SDTK_NBR==a[i,4]),]
        d7=which(x$MILEPOST_END==a[i,6]& x$LINE_SEG_NBR==a[i,3] & x$TRACK_SDTK_NBR==a[i,4])
      }
      if(nrow(data1)<50){
        data1=x[which(x$MILEPOST_START==a[i,5] & x$MILEPOST_END==a[i,6]& x$LINE_SEG_NBR==a[i,3] & x$TRACK_SDTK_NBR==a[i,4]),]
        d7=which(x$MILEPOST_START==a[i,5] & x$MILEPOST_END==a[i,6]& x$LINE_SEG_NBR==a[i,3] & x$TRACK_SDTK_NBR==a[i,4])
      }
      ts1=ts(data1$total_trains_east_west,frequency = 12,start = c(2009))
      ts1_pred=ceiling(na.spline(ts1))
      cat('\n',"line segment",a[i,3],"track seg",a[i,4],"milepost start",a[i,5],'\n')
      print(ts1)
      print(ts(ts1_pred,frequency = 12,start=2009))
      mx=max(data1$total_trains_east_west,na.rm = T)
      mn=min(data1$total_trains_east_west,na.rm = T)
      mxm=c(mx,mn)
      m=a[i,5]
      name <- paste0('pred_',a[i,3],'_',a[i,4],'_',a[i,5])
      rown<- paste0('rown_',a[i,3],'_',a[i,4],'_',a[i,5])
      mxmn<- paste0('maxmi_',a[i,3],'_',a[i,4],'_',a[i,5])
      i=i+1
      result[[name]]=ts1_pred
      Row_names[[rown]]=d7
      maxmin[[mxmn]]=mxm
    }
    else{
      i=i+1
    }
  }
  for(i in 1:length(result)){
    m6=c()
    m6=which(result[[i]]<maxmin[[i]][2] | result[[i]]>maxmin[[i]][1])
    if(length(m6!=0)){
      result[[i]][m6]=NA
    }
  }
  for(i in 1:length(result)){
    m2=c()
    m3=c()
    m2=which(result[[i]]<0)
    if(length(m2!=0)){
      result[[i]][m2]=NA
    }
    m3=which(is.na(result[[i]]))
    if(length(m3)!=0){
      result[[i]][m3]=round(mean(result[[i]],na.rm=T),digits = 0)
    }
  }
  for(i in 1:length(Row_names)){
    d8=c()
    d8=Row_names[[i]]
    x$total_trains_east_west[d8]=result[[i]]
  }
  #return(x)
}
total_train_pred(tonnage_line_track_mileStart_year_month)
## At 15336 +2  there is a absurd value So we will make it NA and others looking good
tonnage_line_track_mileStart_year_month_Ttrains_pred[15336:15338,12]=NA
# We will check for line seg 4 and track 0
total_train_pred=function(x){
  d6=c()
  Row_names=list()
  result=list()
  maxmin=list()
  data1=data.frame()
  d6=which(is.na(tonnage_line_track_mileStart_year_month$total_trains_east_west))
  i=1
  library(zoo)
  a=tonnage_line_track_mileStart_year_month[d6,]
  m=900 # any no which is greater than 600
  while(i<(length(d6)+1)){
    if(m!=a[i,5]& a[i,3]==4 & a[i,4]==0){ ## to remove those lines which have same milepost as one milepost should be investigated only once . To handle this prob I have used the first argument 
      d7=c()
      ts1=c()
      ts1_pred=c()
      name=c()
      rown=c()
      mxmn=c()
      mx=0
      mn=0
      mxm=c()
      data1=x[which(x$MILEPOST_START==a[i,5] & x$MILEPOST_END==a[i,6]& x$LINE_SEG_NBR==a[i,3] & x$TRACK_SDTK_NBR==a[i,4]),]
      d7=which(x$MILEPOST_START==a[i,5] & x$MILEPOST_END==a[i,6]& x$LINE_SEG_NBR==a[i,3] & x$TRACK_SDTK_NBR==a[i,4])
      if(nrow(data1)<50){
        data1=x[which(x$MILEPOST_START==a[i,5] & x$LINE_SEG_NBR==a[i,3] & x$TRACK_SDTK_NBR==a[i,4]),]
        d7=which(x$MILEPOST_START==a[i,5] & x$LINE_SEG_NBR==a[i,3] & x$TRACK_SDTK_NBR==a[i,4])
      }
      if(nrow(data1)<50){
        data1=x[which(x$MILEPOST_END==a[i,6]& x$LINE_SEG_NBR==a[i,3] & x$TRACK_SDTK_NBR==a[i,4]),]
        d7=which(x$MILEPOST_END==a[i,6]& x$LINE_SEG_NBR==a[i,3] & x$TRACK_SDTK_NBR==a[i,4])
      }
      if(nrow(data1)<50){
        data1=x[which(x$MILEPOST_START==a[i,5] & x$MILEPOST_END==a[i,6]& x$LINE_SEG_NBR==a[i,3] & x$TRACK_SDTK_NBR==a[i,4]),]
        d7=which(x$MILEPOST_START==a[i,5] & x$MILEPOST_END==a[i,6]& x$LINE_SEG_NBR==a[i,3] & x$TRACK_SDTK_NBR==a[i,4])
      }
      ts1=ts(data1$total_trains_east_west,frequency = 12,start = c(2009))
      ts1_pred=ceiling(na.spline(ts1))
      cat('\n',"line segment",a[i,3],"track seg",a[i,4],"milepost start",a[i,5],'\n')
      print(ts1)
      print(ts(ts1_pred,frequency = 12,start=2009))
      mx=max(data1$total_trains_east_west,na.rm = T)
      mn=min(data1$total_trains_east_west,na.rm = T)
      mxm=c(mx,mn)
      m=a[i,5]
      name <- paste0('pred_',a[i,3],'_',a[i,4],'_',a[i,5])
      rown<- paste0('rown_',a[i,3],'_',a[i,4],'_',a[i,5])
      mxmn<- paste0('maxmi_',a[i,3],'_',a[i,4],'_',a[i,5])
      i=i+1
      result[[name]]=ts1_pred
      Row_names[[rown]]=d7
      maxmin[[mxmn]]=mxm
    }
    else{
      i=i+1
    }
  }
  for(i in 1:length(result)){
    m6=c()
    m6=which(result[[i]]<maxmin[[i]][2] | result[[i]]>maxmin[[i]][1])
    if(length(m6!=0)){
      result[[i]][m6]=NA
    }
  }
  for(i in 1:length(result)){
    m2=c()
    m3=c()
    m2=which(result[[i]]<0)
    if(length(m2!=0)){
      result[[i]][m2]=NA
    }
    m3=which(is.na(result[[i]]))
    if(length(m3)!=0){
      result[[i]][m3]=round(mean(result[[i]],na.rm=T),digits = 0)
    }
  }
  for(i in 1:length(Row_names)){
    d8=c()
    d8=Row_names[[i]]
    x$total_trains_east_west[d8]=result[[i]]
  }
  #return(x)
}
total_train_pred(tonnage_line_track_mileStart_year_month)
tonnage_line_track_mileStart_year_month_Ttrains_pred[23604:23617,12]=NA
tonnage_line_track_mileStart_year_month_Ttrains_pred[23673:23686,12]=NA
tonnage_line_track_mileStart_year_month_Ttrains_pred[24456:24461,12]=NA
tonnage_line_track_mileStart_year_month_Ttrains_pred[25302:25321,12]=NA
# We will check for line seg 4 and track 1
total_train_pred=function(x){
  d6=c()
  Row_names=list()
  result=list()
  maxmin=list()
  data1=data.frame()
  d6=which(is.na(tonnage_line_track_mileStart_year_month$total_trains_east_west))
  i=1
  library(zoo)
  a=tonnage_line_track_mileStart_year_month[d6,]
  m=900 # any no which is greater than 600
  while(i<(length(d6)+1)){
    if(m!=a[i,5]& a[i,3]==4 & a[i,4]==1){ ## to remove those lines which have same milepost as one milepost should be investigated only once . To handle this prob I have used the first argument 
      d7=c()
      ts1=c()
      ts1_pred=c()
      name=c()
      rown=c()
      mxmn=c()
      mx=0
      mn=0
      mxm=c()
      data1=x[which(x$MILEPOST_START==a[i,5] & x$MILEPOST_END==a[i,6]& x$LINE_SEG_NBR==a[i,3] & x$TRACK_SDTK_NBR==a[i,4]),]
      d7=which(x$MILEPOST_START==a[i,5] & x$MILEPOST_END==a[i,6]& x$LINE_SEG_NBR==a[i,3] & x$TRACK_SDTK_NBR==a[i,4])
      if(nrow(data1)<50){
        data1=x[which(x$MILEPOST_START==a[i,5] & x$LINE_SEG_NBR==a[i,3] & x$TRACK_SDTK_NBR==a[i,4]),]
        d7=which(x$MILEPOST_START==a[i,5] & x$LINE_SEG_NBR==a[i,3] & x$TRACK_SDTK_NBR==a[i,4])
      }
      if(nrow(data1)<50){
        data1=x[which(x$MILEPOST_END==a[i,6]& x$LINE_SEG_NBR==a[i,3] & x$TRACK_SDTK_NBR==a[i,4]),]
        d7=which(x$MILEPOST_END==a[i,6]& x$LINE_SEG_NBR==a[i,3] & x$TRACK_SDTK_NBR==a[i,4])
      }
      if(nrow(data1)<50){
        data1=x[which(x$MILEPOST_START==a[i,5] & x$MILEPOST_END==a[i,6]& x$LINE_SEG_NBR==a[i,3] & x$TRACK_SDTK_NBR==a[i,4]),]
        d7=which(x$MILEPOST_START==a[i,5] & x$MILEPOST_END==a[i,6]& x$LINE_SEG_NBR==a[i,3] & x$TRACK_SDTK_NBR==a[i,4])
      }
      ts1=ts(data1$total_trains_east_west,frequency = 12,start = c(2009))
      ts1_pred=ceiling(na.spline(ts1))
      cat('\n',"line segment",a[i,3],"track seg",a[i,4],"milepost start",a[i,5],'\n')
      print(ts1)
      print(ts(ts1_pred,frequency = 12,start=2009))
      mx=max(data1$total_trains_east_west,na.rm = T)
      mn=min(data1$total_trains_east_west,na.rm = T)
      mxm=c(mx,mn)
      m=a[i,5]
      name <- paste0('pred_',a[i,3],'_',a[i,4],'_',a[i,5])
      rown<- paste0('rown_',a[i,3],'_',a[i,4],'_',a[i,5])
      mxmn<- paste0('maxmi_',a[i,3],'_',a[i,4],'_',a[i,5])
      i=i+1
      result[[name]]=ts1_pred
      Row_names[[rown]]=d7
      maxmin[[mxmn]]=mxm
    }
    else{
      i=i+1
    }
  }
  for(i in 1:length(result)){
    m6=c()
    m6=which(result[[i]]<maxmin[[i]][2] | result[[i]]>maxmin[[i]][1])
    if(length(m6!=0)){
      result[[i]][m6]=NA
    }
  }
  for(i in 1:length(result)){
    m2=c()
    m3=c()
    m2=which(result[[i]]<0)
    if(length(m2!=0)){
      result[[i]][m2]=NA
    }
    m3=which(is.na(result[[i]]))
    if(length(m3)!=0){
      result[[i]][m3]=round(mean(result[[i]],na.rm=T),digits = 0)
    }
  }
  for(i in 1:length(Row_names)){
    d8=c()
    d8=Row_names[[i]]
    x$total_trains_east_west[d8]=result[[i]]
  }
  #return(x)
}
total_train_pred(tonnage_line_track_mileStart_year_month)
tonnage_line_track_mileStart_year_month_Ttrains_pred[25900:25910,12]=NA
tonnage_line_track_mileStart_year_month_Ttrains_pred[26044,12]=NA
tonnage_line_track_mileStart_year_month_Ttrains_pred[26047,12]=NA
tonnage_line_track_mileStart_year_month_Ttrains_pred[26048,12]=NA
# There are no missing values on line seg 4 and track seg 2,3,4,5,6
# Now we have imputed the Missing values using time series analysis
sum(is.na(tonnage_line_track_mileStart_year_month_Ttrains_pred$total_trains_east_west))  ## 112 Missing VAlues
# Here is the data frame having those values
tonnage_line_track_mileStart_year_month_Ttrains_pred
# Now we will find out the missing values which occurred in 2007 and 2008 and which we make NAs after the time series analysis
tonnage_2007_2008=subset(tonnage1,tonnage1$YEAR==2007 | tonnage1$YEAR==2008)
tonnage_2007_2008=cbind(tonnage_2007_2008,total_trains_east_west=tonnage_2007_2008$TOT_TRN_EAST+tonnage_2007_2008$TOT_TRN_WEST)
View(tonnage_2007_2008)
# Now combine the data for 2007 and 2008 and tonnage....pred
tonnage_combine_all_years=rbind(tonnage_2007_2008,tonnage_line_track_mileStart_year_month_Ttrains_pred)
View(tonnage_combine_all_years)
dim(tonnage_combine_all_years)  #36805  12
# Now make NAs to 0
blank_rows=c()
blank_rows=which(tonnage_combine_all_years$total_trains_east_west==0)
length(blank_rows) # 9515 equal to the number of rows in 2007 and 2008
tonnage_combine_all_years$total_trains_east_west[blank_rows]=NA
NA_rows=c()
NA_rows=which(is.na(tonnage_combine_all_years$total_trains_east_west))
length(NA_rows) # 9627
tonnage_for_prediction=tonnage_combine_all_years[-NA_rows,]

scatter.smooth(tonnage_for_prediction$TOT_DFLT_MGT,tonnage_for_prediction$total_trains_east_west)
# By scatter Plot we can see that there are 4n outliers which have tonnage greater than 20 so put them as mean of the other data
temporary_data=tonnage_for_prediction[-which(tonnage_for_prediction$TOT_DFLT_MGT>20),]
tonnage_for_prediction[which(tonnage_for_prediction$TOT_DFLT_MGT>20),11]=mean(temporary_data$TOT_DFLT_MGT)
scatter.smooth(tonnage_for_prediction$TOT_DFLT_MGT,tonnage_for_prediction$total_trains_east_west)
# Removed 
fit=lm(tonnage_for_prediction$total_trains_east_west~tonnage_for_prediction$TOT_DFLT_MGT)
summary(fit) # intercept=122.0132 means it will give atleast 122 total trains and 122.6903 for variable 80% adjusted R2
tonnage_combine_all_years[NA_rows,12]=ceiling((tonnage_combine_all_years[NA_rows,11]*122.69)+122.0132)
sum(is.na(tonnage_combine_all_years$total_trains_east_west))# 0 shows that all the values are filled
#so we have the below data frame having the data of tonnage and predicted total trains
View(tonnage_combine_all_years) #36805 ***
temporary_data=tonnage_combine_all_years[-which(tonnage_combine_all_years$TOT_DFLT_MGT>20),]
tonnage_combine_all_years[which(tonnage_combine_all_years$TOT_DFLT_MGT>20),11]=mean(temporary_data$TOT_DFLT_MGT)
tonnage_combine_all_years=tonnage_combine_all_years[order(tonnage_combine_all_years$LINE_SEG_NBR,tonnage_combine_all_years$TRACK_SDTK_NBR,tonnage_combine_all_years$MILEPOST_START,tonnage_combine_all_years$YEAR,tonnage_combine_all_years$MONTH),]
write.csv(tonnage_combine_all_years,"tonnage_missing_handled.csv")

#$$$$$$$$$$$$$$$$$$$$$$$$$$$$$$$$$$$$$$$$$$$$$$$$$$$$$$$$$$$$$$$$$$$$$$$$$$$$$$$$$$$$$$$$$$$$$$$$$$$$$$$$$$$$$$$$$$$$$$$$$$$$$$$$$$$$$$$$$$$$$$$$$$$$$$$$$$$$$$$$$$$$$$$$$$$$$$$$$$$$$$$$$$$$$$$$$$$$$$$$$$$$$$
#@@@@@@@@@@@@@@@@@@@@@@@@@@@@@@@@@@@@@@@@@@@@@@@@@@@@@@@@@@@@@@@@@@@@@@@@@@@@@@@@@@@@@@@@@@@@@@@@@@@@@@@@@@@@@@@@@@@@@@@@@@@@@@@@@@@@@@@@@@@@@@@@@@@@@@@@@@@@@@@@@@@@@@@@@@@@@@@@@@@@@@@@@@@@@@@@@@@@@@@@@@@@@@
#@@@@@@@@@@@@@@@@@@@@@@@@@@@@@@@@@@@@@@@@@@@@@@@@@@@@@@@@@@@@@@@@@@@@@@@@@@@@@@@@@@@@@@@@@@@@@@@@@@@@@@@@@@@@@@@@@@@@@@@@@@@@@@@@@@@@@@@@@@@@@@@@@@@@@@@@@@@@@@@@@@@@@@@@@@@@@@@@@@@@@@@@@@@@@@@@@@@@@@@@@@@@@@
#$$$$$$$$$$$$$$$$$$$$$$$$$$$$$$$$$$$$$$$$$$$$$$$$$$$$$$$$$$$$$$$$$$$$$$$$$$$$$$$$$$$$$$$$$$$$$$$$$$$$$$$$$$$$$$$$$$$$$$$$$$$$$$$$$$$$$$$$$$$$$$$$$$$$$$$$$$$$$$$$$$$$$$$$$$$$$$$$$$$$$$$$$$$$$$$$$$$$$$$$$$$$$$
#$$$$$$$$$$$$$$$$$$$$$$$$$$$$$$$$$$$$$$$$$$$$$$$$$$$$$$$$$$$$$$$$$$$$$$$$$$$$$$$$$$$$$$$$$$$$$$$$$$$$$$$$$$$$$$$$$$$$$$$$$$$$$$$$$$$$$$$$$$$$$$$$$$$$$$$$$$$$$$$$$$$$$$$$$$$$$$$$$$$$$$$$$$$$$$$$$$$$$$$$$$$$$$
#@@@@@@@@@@@@@@@@@@@@@@@@@@@@@@@@@@@@@@@@@@@@@@@@@@@@@@@@@@@@@@@@@@@@@@@@@@@@@@@@@@@@@@@@@@@@@@@@@@@@@@@@@@@@@@@@@@@@@@@@@@@@@@@@@@@@@@@@@@@@@@@@@@@@@@@@@@@@@@@@@@@@@@@@@@@@@@@@@@@@@@@@@@@@@@@@@@@@@@@@@@@@@@
#@@@@@@@@@@@@@@@@@@@@@@@@@@@@@@@@@@@@@@@@@@@@@@@@@@@@@@@@@@@@@@@@@@@@@@@@@@@@@@@@@@@@@@@@@@@@@@@@@@@@@@@@@@@@@@@@@@@@@@@@@@@@@@@@@@@@@@@@@@@@@@@@@@@@@@@@@@@@@@@@@@@@@@@@@@@@@@@@@@@@@@@@@@@@@@@@@@@@@@@@@@@@@@
#$$$$$$$$$$$$$$$$$$$$$$$$$$$$$$$$$$$$$$$$$$$$$$$$$$$$$$$$$$$$$$$$$$$$$$$$$$$$$$$$$$$$$$$$$$$$$$$$$$$$$$$$$$$$$$$$$$$$$$$$$$$$$$$$$$$$$$$$$$$$$$$$$$$$$$$$$$$$$$$$$$$$$$$$$$$$$$$$$$$$$$$$$$$$$$$$$$$$$$$$$$$$$$

##### Here i think Our Journey of finding missing data is completed and now we will do other works
# first of all we will divide the whole data set in 3 sub data frames according to Defect Type
train_surface=subset(training,training$DFCT_TYPE=="SURFACE")
dim(train_surface) ##7577 14
train_xlevel=subset(training,training$DFCT_TYPE=="XLEVEL")
dim(train_xlevel) ## 11909 14
train_dip=subset(training,training$DFCT_TYPE=="DIP")
dim(train_dip) ##4361 14
